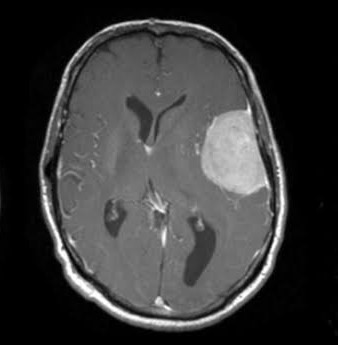
#> input picture Method1/dataset1/Testing/meningioma_tumor/image.jpg, 338 x 345 px, found by its file name
$ jupyter execute --allow-errors Method1_for_teacher_test.ipynb
#> lines starting #> are read from the running program, lines starting #| are printed output that depends on the picture
#> further down, test_image is the input picture: shape (345, 338, 3); min 0, max 255, mean 58.1
[cell 1]
import cv2
import numpy as np
import os

#### Load Images

This function load_images_from_folder takes a folder path as input and iterates through each file in the folder. It uses cv2.imread to read each image file. If the image is successfully read (i.e., img is not None), it is appended to the images list. Finally, it returns the list of images.

[cell 2]
def load_images_from_folder(folder):
    images = []
    for filename in os.listdir(folder):
        img = cv2.imread(os.path.join(folder, filename))
        if img is not None:
            images.append(img)
    return images

#### Preprocessing an Image

This function converts an image to grayscale, applies Gaussian blur to reduce noise, and then equalizes the histogram of the image. These steps are typical preprocessing tasks to make feature extraction more effective.

[cell 3]
def preprocess_image(image):
    gray = cv2.cvtColor(image, cv2.COLOR_BGR2GRAY)
    blurred = cv2.GaussianBlur(gray, (5, 5), 0)
    equalized = cv2.equalizeHist(blurred)
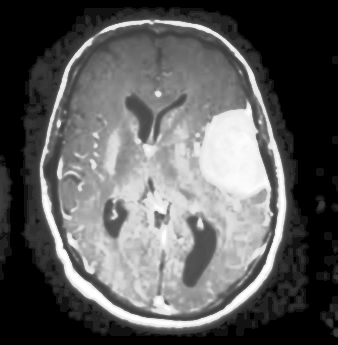
#> equalized: shape (345, 338); min 0, max 255, mean 92
    return equalized

#### Extracting Features from an Image

This function initializes a SIFT (Scale-Invariant Feature Transform) descriptor, then detects keypoints and computes descriptors for the input image. The keypoints are locations in the image that are considered to have unique features, and descriptors are the features at those keypoints.

[cell 4]
def extract_features(image):
    sift = cv2.SIFT_create()
    keypoints, descriptors = sift.detectAndCompute(image, None)
#> keypoints = 509 keypoints; strongest (x, y, size): (62, 254, 7.7), (234, 159, 68), (88, 43, 5.1), (77, 55, 4.7)
    return keypoints, descriptors

#### Matching Features Between Two Images

This function uses the FLANN (Fast Library for Approximate Nearest Neighbors) algorithm to match descriptors between two images. knnMatch finds the two nearest neighbors for each descriptor. The function then filters these to retain only good matches based on the distance between the matched descriptors.

[cell 5]
def feature_matching(descriptors1, descriptors2):
    FLANN_INDEX_KDTREE = 1
    index_params = dict(algorithm=FLANN_INDEX_KDTREE, trees=5)
    search_params = dict(checks=50)
    flann = cv2.FlannBasedMatcher(index_params, search_params)
    matches = flann.knnMatch(descriptors1, descriptors2, k=2)
    good_matches = [m for m, n in matches if m.distance < 0.7*n.distance]
    return good_matches

#### Classifying a Tumor in an Image

This function processes the test image, then iterates through each folder of training images, corresponding to different tumor types. It processes and extracts features from each training image, matches these features with those of the test image, and calculates the average number of matches per folder. The folder (tumor type) with the highest average match count is considered the classification result.

[cell 6]
def classify_tumor(test_image, train_folders):
    preprocessed_test_image = preprocess_image(test_image)
    print(train_folders)
    _, test_descriptors = extract_features(preprocessed_test_image)
    max_matches = 0
    tumor_type = None

    for folder in train_folders:
        total_matches = 0
        train_images = load_images_from_folder(folder)
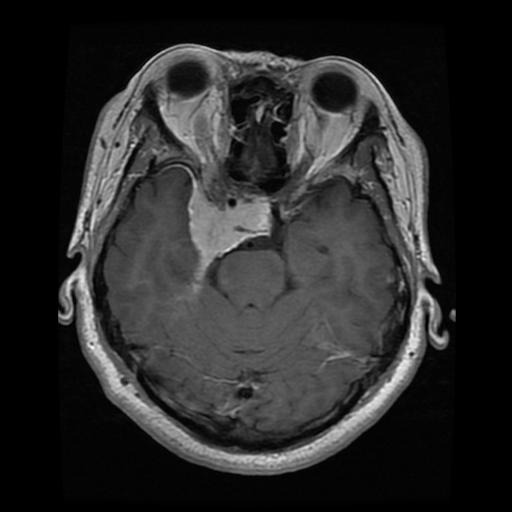
#> input picture Method1/dataset1/Training/meningioma_tumor/m (127).jpg, 512 x 512 px, found by its file name
#> in load_images_from_folder, img is the input picture: shape (512, 512, 3); min 0, max 255, mean 42.5
#> train_images = 1 item
        for train_image in train_images:
            preprocessed_train_image = preprocess_image(train_image)
            _, train_descriptors = extract_features(preprocessed_train_image)
            matches = feature_matching(test_descriptors, train_descriptors)
            total_matches += len(matches)
#> this loop made 1 pass
#> (FLANN_INDEX_KDTREE in feature_matching, index_params in feature_matching, search_params in feature_matching, matches, good_matches in feature_matching, total_matches) on pass 1: (1, {'algorithm': 1, 'trees': 5}, {'checks': 50}, 3 matches, 3 matches, 3)
#> pass 1, in preprocess_image (call 2), `equalized = cv2.equalizeHist(blurred)`:
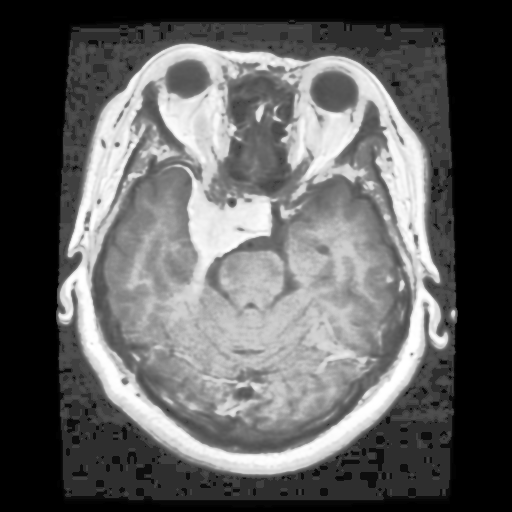
#> equalized: shape (512, 512); min 0, max 255, mean 95.9
#> after the loop, total_matches = 3

        avg_matches = total_matches / len(train_images)
#> avg_matches = 3
        print(f"Average matches for {os.path.basename(folder)}: {avg_matches}")
#| Average matches for meningioma_tumor: 3.0

        if avg_matches > max_matches:
            max_matches = avg_matches
#> max_matches = 3
            tumor_type = os.path.basename(folder)
#> pass 2 of the loop in classify_tumor, `for folder in train_folders:`:
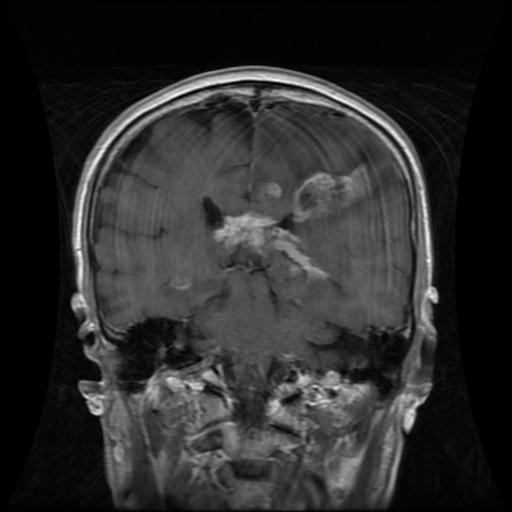
#> input picture Method1/dataset1/Training/glioma_tumor/gg (132).jpg, 512 x 512 px, found by its file name
#> in load_images_from_folder, img is the input picture: shape (512, 512, 3); min 0, max 255, mean 44
#> the loop in classify_tumor, `for train_image in train_images:` made 1 pass
#> (FLANN_INDEX_KDTREE in feature_matching, index_params in feature_matching, search_params in feature_matching, matches, good_matches in feature_matching, total_matches) on pass 1: (1, {'algorithm': 1, 'trees': 5}, {'checks': 50}, 6 matches, 6 matches, 6)
#> pass 1, in preprocess_image (call 3), `equalized = cv2.equalizeHist(blurred)`:
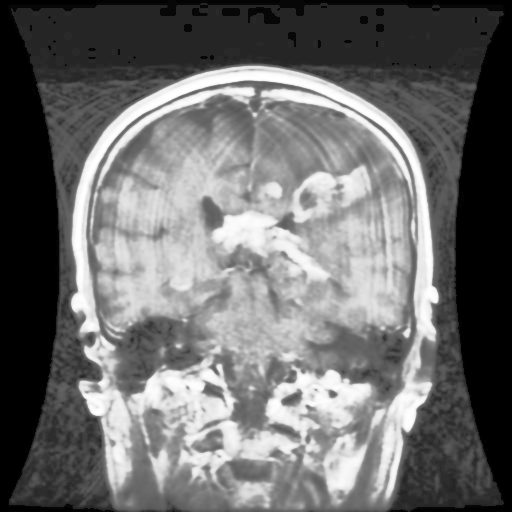
#> equalized: shape (512, 512); min 0, max 255, mean 109.8
#> after the loop in classify_tumor, `for train_image in train_images:`: total_matches = 6
#| Average matches for glioma_tumor: 6.0

    return tumor_type

#### Setting Up Paths and Classifying a Test Image

This part sets up the file paths for the training folders and the test image, reads the test image using OpenCV, and calls classify_tumor with the test image and the training folders. It then prints out the classification result, indicating the type of tumor identified in the test image.

Since it takes too long to test all the test data, it was tested for only 1 image so that you can test it easily.

[cell 7]
train_base_folder = r'C:\Users\bltkb\Desktop\spring 24\Bil 468 Proje\Method1\dataset1\Training'
train_folders = [os.path.join(train_base_folder, f) for f in ['meningioma_tumor','glioma_tumor', 'no_tumor', 'pituitary_tumor']]

test_image_path = r'C:\Users\bltkb\Desktop\spring 24\Bil 468 Proje\Method1\dataset1\Testing\meningioma_tumor\image.jpg'

test_image = cv2.imread(test_image_path)
#> (the rest of this cell did not finish here and is left out)
